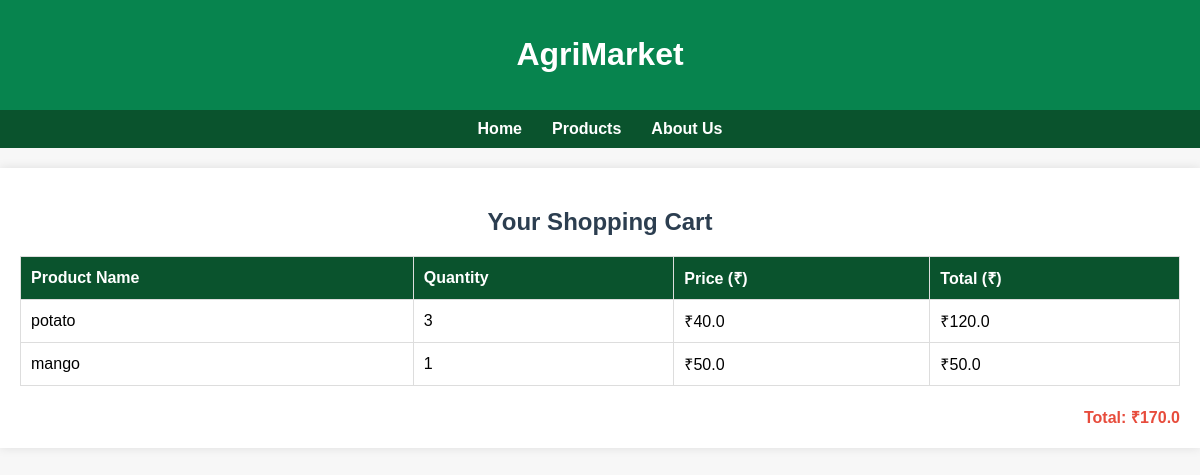
/view_cart (signed in), run on the app's committed database.
### app.py (models this page shows, shortened)
class Products(db.Model):
    product_id = db.Column(db.Integer, primary_key=True, autoincrement=True)
    fid = db.Column(db.Integer, db.ForeignKey('farmers.fid'), nullable=False)
    product_name = db.Column(db.String(100), nullable=False)
    price = db.Column(db.Float, nullable=False)
    quantity = db.Column(db.Integer, nullable=False)
    category = db.Column(db.String(50), nullable=False)

### app.py (the view)
@app.route('/view_cart')
def view_cart():
    if 'user_id' not in session:
        flash('Please log in to view your cart.', 'danger')
        return redirect(url_for('user_login'))
    user_id = session['user_id']
    cart_items = ShoppingCart.query.filter_by(user_id=user_id).all()
    products_in_cart = []
    total_price = 0
    for item in cart_items:
        product = Products.query.get(item.product_id)
        if not product:
            flash(f"Product with ID {item.product_id} not found.", 'danger')
            continue  # Skip this iteration if product is None
        total = product.price * item.quantity
        total_price += total
        products_in_cart.append({
            'product_name': product.product_name,
            'quantity': item.quantity,
            'price_per_item': product.price,
            'price': total
        })
    return render_template('cart.html', cart_items=products_in_cart, total_price=total_price)

### templates/cart.html (shortened to what this page needs)
<!DOCTYPE html>
<html lang="en">
<head>
</head>
<body>
    <header>
        <h1>AgriMarket</h1>
    </header>
    <nav>
        <a href="/homepage">Home</a>
        <a href="/products">Products</a>
        <a href="/about">About Us</a>
    </nav>
    <div class="container">
        <h2>Your Shopping Cart</h2>
        {% if cart_items %}
        <table>
            <thead>
                <tr>
                    <th>Product Name</th>
                    <th>Quantity</th>
                    <th>Price (₹)</th>
                    <th>Total (₹)</th>
                </tr>
            </thead>
            <tbody>
                {% for item in cart_items %}
                <tr>
                    <td>{{ item.product_name }}</td>
                    <td>{{ item.quantity }}</td>
                    <td>₹{{ item.price_per_item }}</td>
                    <td>₹{{ item.price }}</td>
                </tr>
                {% endfor %}
            </tbody>
        </table>
        <div class="total-price">
            Total: ₹{{ total_price }}
        </div>
        {% else %}
        <p>Your cart is empty. </p>
        {% endif %}
    </div>
</body>
</html>

### templates/cart.html (style rules this page uses)
body { font-family: Arial, sans-serif; background-color: #f7f7f7; margin: 0; padding: 0; }
header { background-color: rgb(7, 132, 78); color: #fff; padding: 15px 0; text-align: center; }
nav { display: flex; justify-content: center; background-color: rgb(10, 83, 45); padding: 10px 0; }
nav a { color: #fff; margin: 0 15px; text-decoration: none; font-weight: bold; }
.container { max-width: 1200px; margin: 20px auto; padding: 20px; background-color: #fff; box-shadow: 0 0 10px rgba(0, 0, 0, 0.1); }
h2 { text-align: center; color: #2c3e50; }
table { width: 100%; border-collapse: collapse; margin-bottom: 20px; }
table, th, td { border: 1px solid #ddd; }
th, td { padding: 10px; text-align: left; }
th { background-color: rgb(10, 83, 45); color: #fff; }
.total-price { font-weight: bold; color: #e74c3c; text-align: right; }

### data on the page
Products: product_name "potato", quantity "3", price_per_item "40.0", price "120.0"
Products: product_name "mango", quantity "1", price_per_item "50.0", price "50.0"

### other printed values
{{ total_price }} "170.0"
